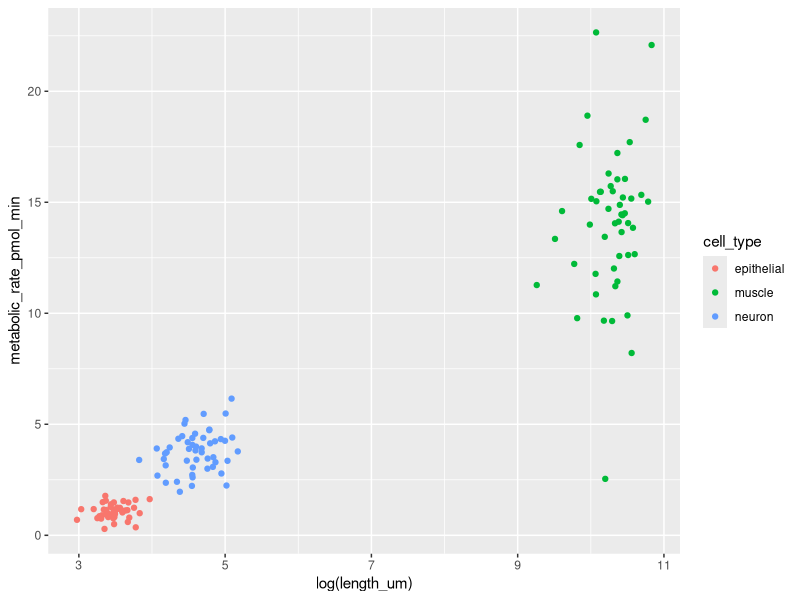
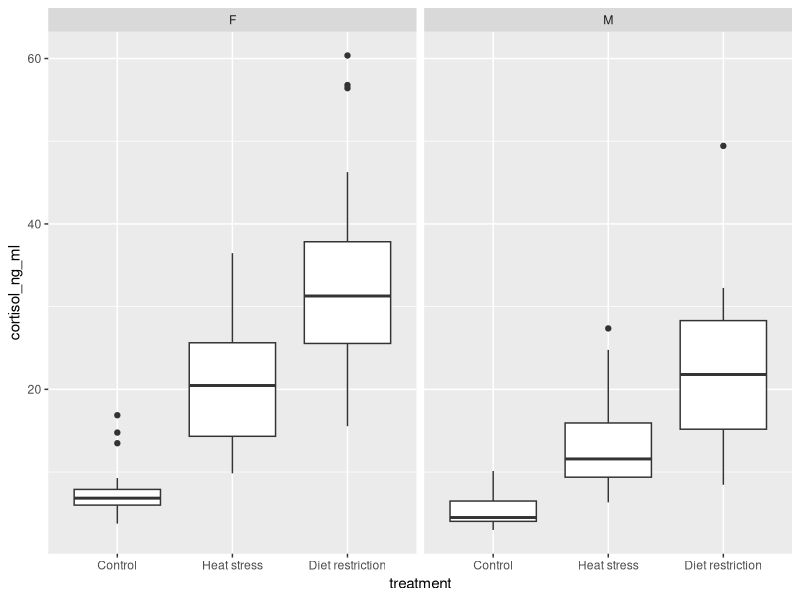
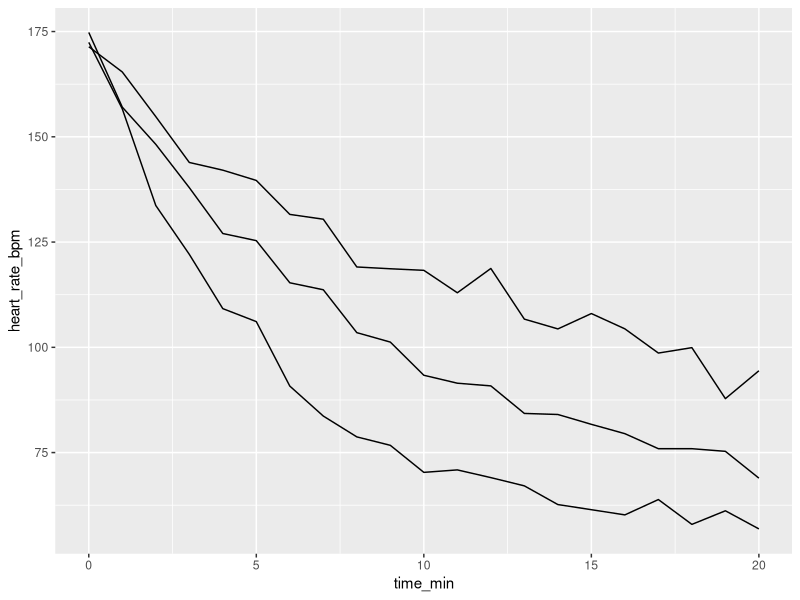
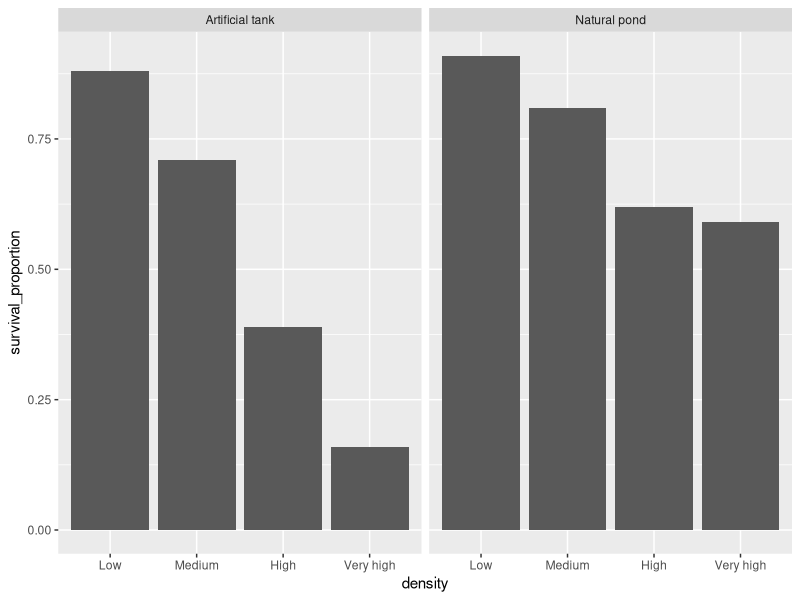

Source code (R) for these figures, in order:

library(tidyverse)

# 1 - Scatterplot data (cell size and ATP production)
# Explanatory: Cell size 
# Response: Metabolic rate
# Groups for faceting: Cell type (muscle, neuron, epithelial)

set.seed(1234)

cell_atp_data <- tibble(
  cell_type = c(rep('epithelial', 50), rep('neuron', 50), rep('muscle', 50)),
  length_um = round(c(rnorm(50, 36, 7), rnorm(50, 100, 30), rnorm(50, 30000, 10000)), 2)
) %>% 
  mutate(metabolic_rate_pmol_min = case_when(
    cell_type == 'epithelial' ~ (0.3 * log(length_um)),
    cell_type == 'neuron' ~ (0.8 * log(length_um)),
    cell_type == 'muscle' ~ (1.3 * log(length_um)))) %>%
  group_by(cell_type) %>%
  mutate(metabolic_rate_pmol_min = metabolic_rate_pmol_min + 
           rnorm(50, 0, metabolic_rate_pmol_min/4))
  
# Relationship and clear groups, but muscle cells are much larger, which will
# force them to log the length
cell_atp_data %>%
  ggplot(aes(x = log(length_um), y = metabolic_rate_pmol_min, colour = cell_type)) +
  geom_point()

# 2 - Boxplot data (stress and cortisol)
# Explanatory: Treatment (control/heat stress/food restriction)
# Response: Circulating cortisol
# Groups for additional comparison: Sex

set.seed(5678)

cortisol_data <- expand.grid(
  treatment = c("Control", "Heat stress", "Diet restriction"),
  sex = c("F", "M"),
  rep(1:40)
)

stress_means <- c(Control = 5, `Heat stress` = 12, `Diet restriction` = 20)

sex_effect <- c(`F` = 1.6, M = 1)

cortisol_data$cortisol_ng_ml <- rlnorm(
  nrow(cortisol_data),
  meanlog = log(stress_means[cortisol_data$treatment] * sex_effect[cortisol_data$sex]),
  sdlog = 0.35
)

cortisol_data <- select(cortisol_data, !Var3)

# Cort increases with heat stress and diet restriction, and is also higher for 
# females than males. They can plot them separately and then we can consider faceting.
cortisol_data %>%
  ggplot(aes(x = treatment, y = cortisol_ng_ml)) +
  geom_boxplot() +
  facet_wrap(~ sex)

# 3 - Line graph data (heart rate recovery after exercise)
# Explanatory: Time
# Response: Heart rate
# Groups for additional comparison: Fitness level

set.seed(91011)

# minutes post-exercise
time <- seq(0, 20, by = 1)  

fitness_levels <- c("Low", "Moderate", "High")

recovery_data <- lapply(fitness_levels, function(fit) {
  
  resting_hr <- switch(fit,
                       "Low" = 75,
                       "Moderate" = 65,
                       "High" = 55)
  
  recovery_rate <- switch(fit,
                          "Low" = 0.08,
                          "Moderate" = 0.12,
                          "High" = 0.18)
  
  peak_hr <- 170
  
  heart_rate <- resting_hr +
    (peak_hr - resting_hr) * exp(-recovery_rate * time) +
    rnorm(length(time), 0, 3)
  
  data.frame(
    time_min = time,
    heart_rate_bpm = heart_rate,
    fitness_level = fit
  )
})

recovery_data <- do.call(rbind, recovery_data)

# Plot
recovery_data %>%
  ggplot(aes(x = time_min, y = heart_rate_bpm, group = fitness_level)) + 
  geom_line()

# 4 - Bar chart data (survival counts across fish stocking treatments)
# Explanatory: Stocking density
# Response: Proportion surviving

set.seed(101112)

densities <- c("Low", "Medium", "High", "Very high")
environments <- c("Artificial tank", "Natural pond")

fish_data <- expand.grid(
  density = densities,
  environment = environments
)

# Number stocked per tank
fish_data$n_stocked <- 100

# Survival probabilities
survival_prob <- with(
  fish_data, ifelse(environment == "Artificial tank",
                    c(Low = 0.85, Medium = 0.65, High = 0.40, `Very high` = 0.15)[density],
                    c(Low = 0.90, Medium = 0.85, High = 0.70, `Very high` = 0.55)[density])
)

fish_data$n_survived <- rbinom(
  nrow(fish_data),
  size = fish_data$n_stocked,
  prob = survival_prob
)

fish_data$survival_proportion <- fish_data$n_survived / fish_data$n_stocked

# Plot
fish_data %>%
  ggplot(aes(x = density, y = survival_proportion)) + 
  geom_bar(stat = "identity") + 
  facet_wrap(~ environment)
